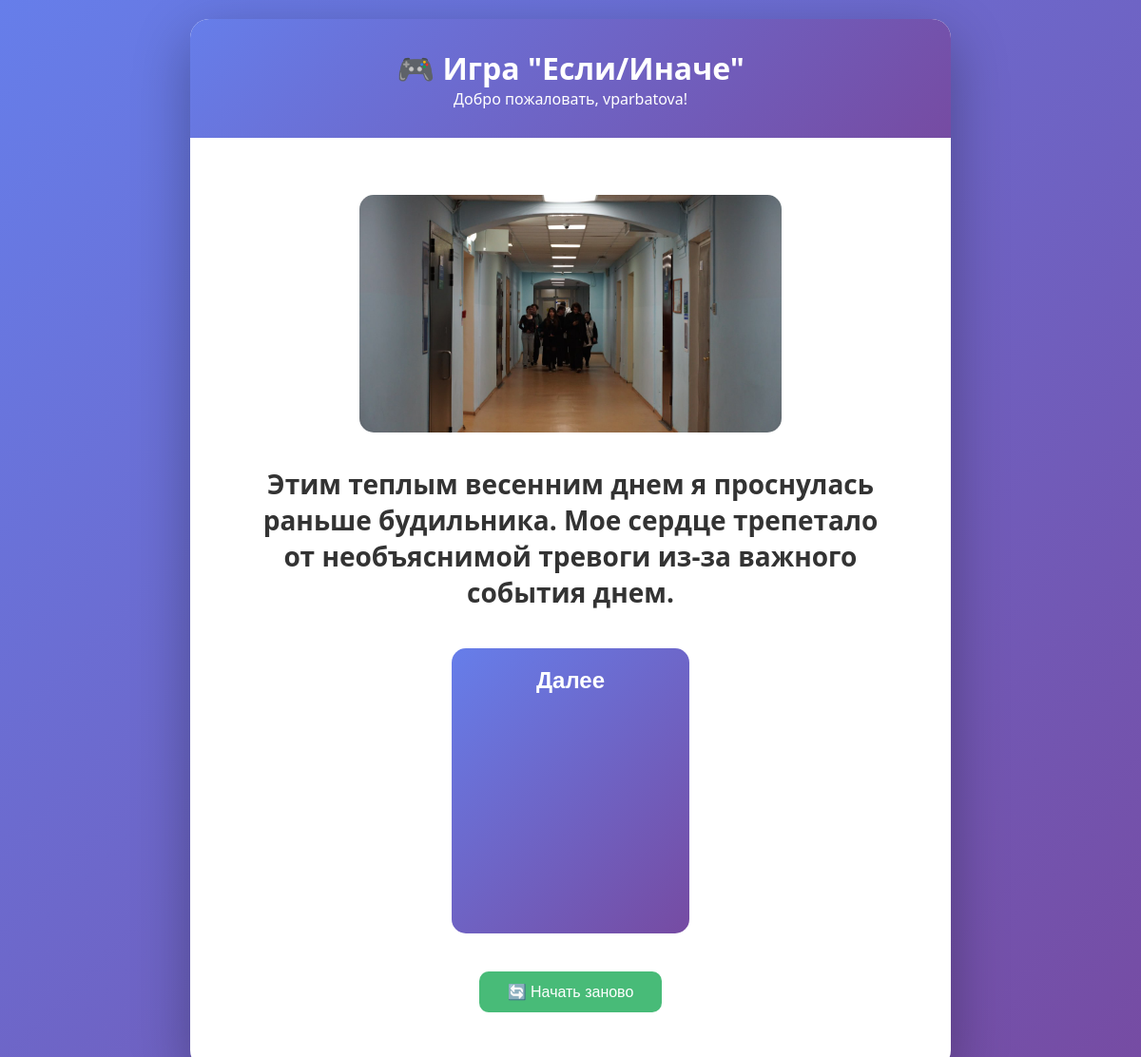
/laba/question/ (signed in), run on an earlier commit of the app's database.
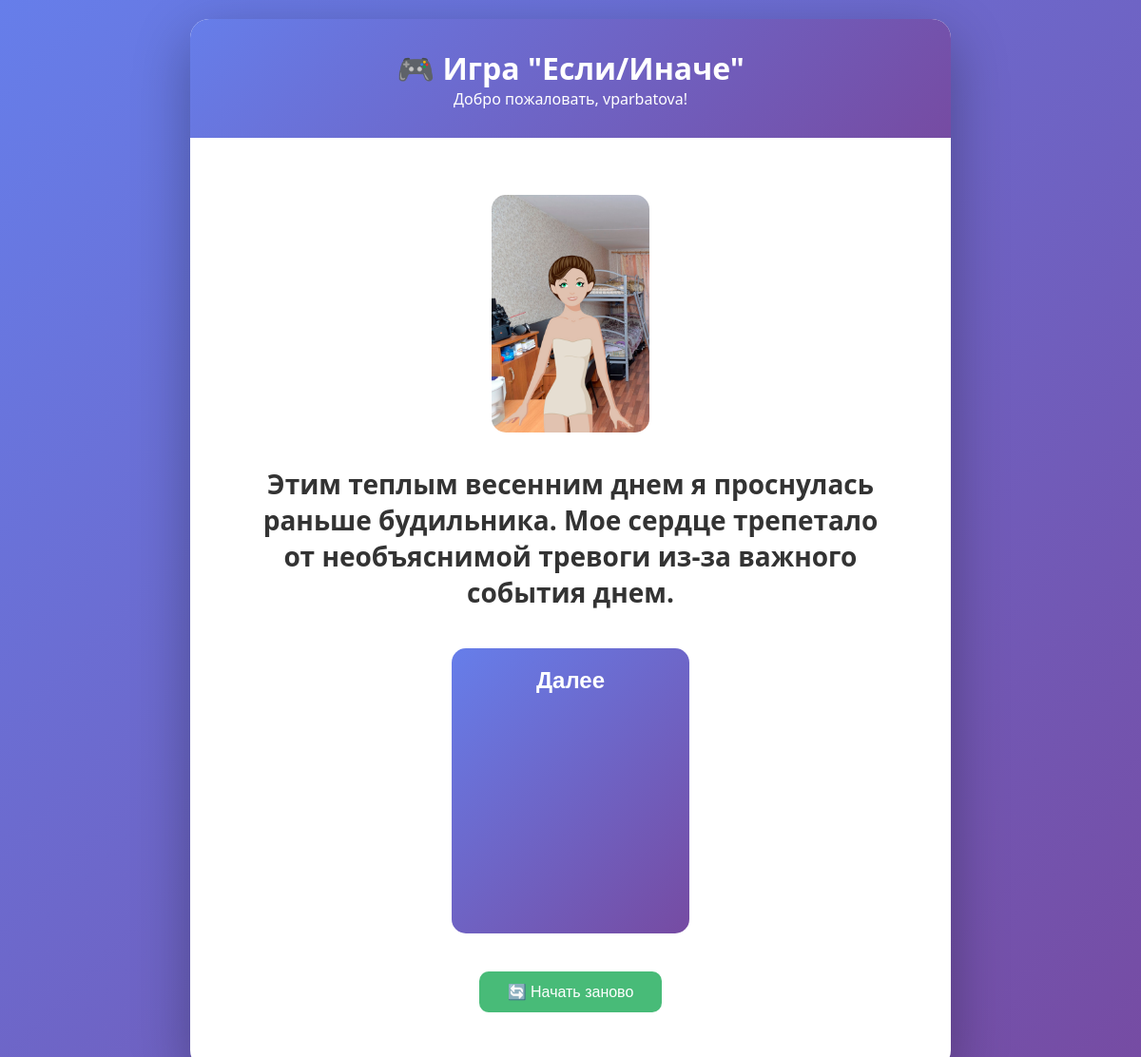
And on a later commit of the database.
### game/models.py (models this page shows, shortened)
class GameQuestion(models.Model):
    text = models.CharField('Текст вопроса', max_length=500)
    image = models.CharField('Путь к картинке вопроса',
                             max_length=200,
                             blank=True,
                             null=True)
    is_first = models.BooleanField('Первый вопрос', default=False)
    is_final = models.BooleanField('Финальный вопрос', default=False)
    final_message = models.TextField('Финальное сообщение', blank=True)
    def get_answers(self):
        return self.answers.all().order_by('order')
    class Meta:
        verbose_name = 'Вопрос'
        verbose_name_plural = 'Вопросы'

class Answer(models.Model):
    question = models.ForeignKey(GameQuestion, on_delete=models.CASCADE,
                                 related_name='answers')
    text = models.CharField('Текст ответа', max_length=200)
    next_question = models.ForeignKey(GameQuestion, on_delete=models.SET_NULL,
                                      null=True, blank=True,
                                      related_name='previous_answers')
    image = models.CharField('Путь к картинке', max_length=200,
                             blank=True, null=True)
    order = models.IntegerField('Порядок', default=0)
    emotion_change = models.IntegerField('Изменение эмоционального состояния',
                                         default=0)
    time_change = models.IntegerField('Изменение времени', default=0)
    score = models.IntegerField('Изменение баллов за лабу', default=0)
    class Meta:
        verbose_name = 'Вариант ответа'
        verbose_name_plural = 'Варианты ответов'
        ordering = ['order']

### game/views.py (the view, shortened to what this page needs)
# urls.py: path('question/', views.question_view, name='question'),
@login_required
def question_view(request):
    first_question = GameQuestion.objects.filter(is_first=True)[0]
    progress, created = UserProgress.objects.get_or_create(
        user=request.user,
        defaults={
            'current_question': first_question,
            'emotion_score': 0,
            'time_score': 0
        }
    )
    if not progress.current_question:
        progress.current_question = first_question
        progress.save()
    question = progress.current_question
    answers = question.get_answers()
    return render(request, 'game/question.html', {
        'question': question,
        'answers': answers,
        'lab_score': progress.score_for_lab,
        'emotion_score': progress.emotion_score,
        'time_score': progress.time_score
    })

### game/templates/game/question.html (shortened to what this page needs)
{% extends 'game/base.html' %}
{% load static %}
{% block content %}
<div class="question-box"
     {% if not background_image %}style="--bg-image: none;"{% endif %}>
    {% if question.image %}
        <div class="question-image">
            <img src="{% static question.image %}" alt="Иллюстрация к вопросу">
        </div>
    {% endif %}
    <h2 class="question-text">{{ question.text }}</h2>
    <form method="post" class="answers-form">
        <div class="answers-vertical">
            {% for answer in answers %}
                <button type="submit"
                        name="answer_id"
                        value="{{ answer.id }}"
                        class="answer-btn">
                    <span class="answer-text">{{ answer.text }}</span>
                </button>
            {% endfor %}
        </div>
    </form>
    <form action="{% url 'reset_game' %}" method="post" class="reset-form">
        <button type="submit" class="reset-btn">🔄 Начать заново</button>
    </form>
</div>
{% endblock %}

### game/templates/game/base.html (shortened to what this page needs)
<!DOCTYPE html>
<html lang="ru">
<head>
</head>
<body>
    <div class="container">
        <div class="header">
            <h1>🎮 Игра "Если/Иначе"</h1>
            <p>Добро пожаловать, {{ user.username }}!</p>
        </div>
        <div class="content">
            {% block content %}{% endblock %}
        </div>
    </div>
</body>
</html>

### game/templates/game/base.html (style rules this page uses)
* { margin: 0; padding: 0; box-sizing: border-box; }
body { font-family: 'Segoe UI', Tahoma, Geneva, Verdana, sans-serif; background: linear-gradient(135deg, #667eea 0%, #764ba2 100%); min-height: 100vh; display: flex; justify-content: center; align-items: center; padding: 20px; }
.container { max-width: 800px; width: 100%; background: white; border-radius: 20px; box-shadow: 0 20px 60px rgba(0,0,0,0.3); overflow: hidden; }
.header { background: linear-gradient(135deg, #667eea 0%, #764ba2 100%); color: white; padding: 30px; text-align: center; }
.content { padding: 40px; }
.question-text { font-size: 24px; margin-bottom: 30px; color: #333; text-align: center; }

### game/templates/game/question.html (style rules this page uses)
.question-box { max-width: 800px; margin: 0 auto; padding: 20px; display: flex; flex-direction: column; align-items: center; background-image: var(--bg-image); background-size: cover; background-position: center; background-repeat: no-repeat; background-attachment: fixed; position: relative; border-radius: 20px; min-height: 100vh; }
.question-box::before { content: ''; position: absolute; top: 0; left: 0; right: 0; bottom: 0; background: rgba(255, 255, 255, 0.85); border-radius: 20px; z-index: 0; }
.question-box > * { position: relative; z-index: 1; }
.question-image { text-align: center; margin-bottom: 30px; }
.question-image img { max-width: 100%; max-height: 250px; border-radius: 15px; }
.question-text { text-align: center; margin-bottom: 40px; color: #333; font-size: 28px; font-weight: bold; }
.answers-vertical { display: flex; flex-direction: column; align-items: center; gap: 20px; width: 100%; }
.answer-btn { width: 250px; min-height: 300px; padding: 20px 15px; background: linear-gradient(135deg, #667eea 0%, #764ba2 100%); border: none; border-radius: 15px; cursor: pointer; transition: transform 0.2s, box-shadow 0.2s; display: flex; flex-direction: column; align-items: center; justify-content: space-between; gap: 15px; }
.answer-text { color: white; font-size: 24px; font-weight: bold; text-align: center; word-break: break-word; }
.reset-form { margin-top: 40px; text-align: center; }
.reset-btn { padding: 12px 30px; font-size: 16px; background: #48bb78; color: white; border: none; border-radius: 10px; cursor: pointer; }
@media (min-width: 768px) { .answers-vertical { flex-direction: row; flex-wrap: wrap; justify-content: center; } }

What changed in the data, as far as the page shows it:
changed GameQuestion: image: a different picture
